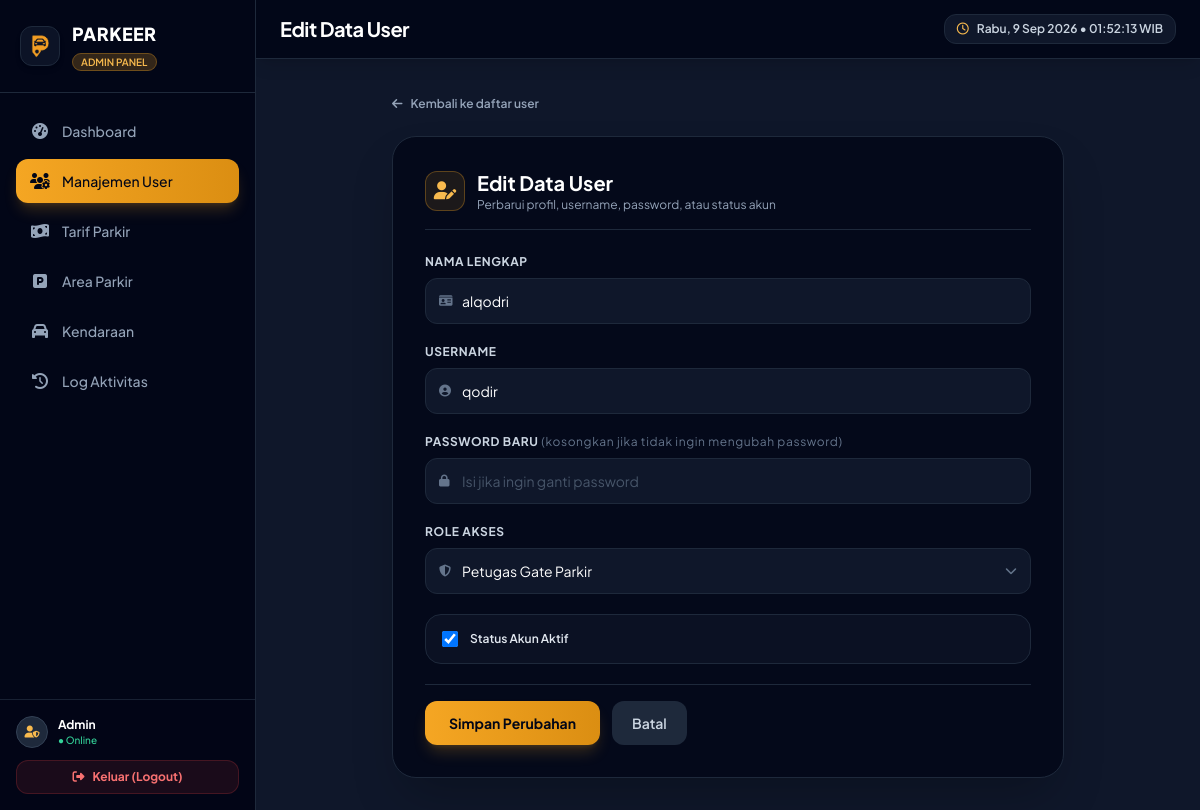
The page /admin/user/edit.php?id=6 (signed in) on the database its author committed.
### tables this page shows
CREATE TABLE `tb_user` (
  `id_user` int NOT NULL,
  `nama_lengkap` varchar(50) NOT NULL,
  `username` varchar(50) NOT NULL,
  `password` varchar(100) NOT NULL,
  `role` enum('admin','petugas','owner','') NOT NULL,
  `status_aktif` tinyint(1) NOT NULL DEFAULT '1'
);

### functions/user_functions.php (called while the page is built, shortened)
<?php
function getUserById(PDO $koneksi, int $id): array|false
{
    $stmt = $koneksi->prepare("SELECT * FROM tb_user WHERE id_user = :id");
    $stmt->execute([':id' => $id]);
    return $stmt->fetch();
}

### admin/user/edit.php (the view, shortened to what this page needs)
<?php
require_once __DIR__ . '/../../functions/user_functions.php';
$database = new Database();
$koneksi = $database->connect();
$id = (int) ($_GET['id'] ?? 0);
$user = getUserById($koneksi, $id);
require_once __DIR__ . '/../../includes/header_admin.php';
?>
<div class="max-w-2xl mx-auto">
    <div class="mb-6 flex items-center justify-between">
        <a href="index.php" class="inline-flex items-center gap-2 text-xs font-semibold text-slate-400 hover:text-white transition">
            <i class="fa-solid fa-arrow-left"></i> Kembali ke daftar user
        </a>
    </div>
    <div class="bg-slate-950/80 border border-slate-800 rounded-3xl p-6 sm:p-8 shadow-2xl">
        <div class="mb-6 pb-4 border-b border-slate-800 flex items-center gap-3">
            <div class="w-10 h-10 rounded-xl bg-brand-500/10 border border-brand-500/30 flex items-center justify-center text-brand-400 text-lg">
                <i class="fa-solid fa-user-pen"></i>
            </div>
            <div>
                <h2 class="text-xl font-bold text-white">Edit Data User</h2>
                <p class="text-xs text-slate-400">Perbarui profil, username, password, atau status akun</p>
            </div>
        </div>
        <form method="POST" class="space-y-5">
            <div>
                <label class="block text-xs font-bold uppercase tracking-wider text-slate-300 mb-2">Nama Lengkap</label>
                <div class="relative">
                    <div class="absolute inset-y-0 left-0 pl-3.5 flex items-center pointer-events-none text-slate-500">
                    </div>
                    <input type="text" name="nama_lengkap" value="<?= htmlspecialchars($user['nama_lengkap']) ?>" required
                           class="w-full bg-slate-900 border border-slate-800 text-white rounded-xl pl-9 pr-4 py-3 text-sm focus:outline-none focus:ring-2 focus:ring-brand-500 transition">
                </div>
            </div>
            <div>
                <label class="block text-xs font-bold uppercase tracking-wider text-slate-300 mb-2">Username</label>
                <div class="relative">
                    <div class="absolute inset-y-0 left-0 pl-3.5 flex items-center pointer-events-none text-slate-500">
                    </div>
                    <input type="text" name="username" value="<?= htmlspecialchars($user['username']) ?>" required
                           class="w-full bg-slate-900 border border-slate-800 text-white rounded-xl pl-9 pr-4 py-3 text-sm focus:outline-none focus:ring-2 focus:ring-brand-500 transition">
                </div>
            </div>
            <div>
                <label class="block text-xs font-bold uppercase tracking-wider text-slate-300 mb-2">
                    Password Baru <span class="text-slate-500 font-normal lowercase">(kosongkan jika tidak ingin mengubah password)</span>
                </label>
                <div class="relative">
                    <div class="absolute inset-y-0 left-0 pl-3.5 flex items-center pointer-events-none text-slate-500">
                    </div>
                    <input type="password" name="password" placeholder="Isi jika ingin ganti password"
                           class="w-full bg-slate-900 border border-slate-800 text-white rounded-xl pl-9 pr-4 py-3 text-sm placeholder:text-slate-600 focus:outline-none focus:ring-2 focus:ring-brand-500 transition">
                </div>
            </div>
            <div>
                <label class="block text-xs font-bold uppercase tracking-wider text-slate-300 mb-2">Role Akses</label>
                <div class="relative">
                    <div class="absolute inset-y-0 left-0 pl-3.5 flex items-center pointer-events-none text-slate-500">
                    </div>
                    <select name="role" class="w-full bg-slate-900 border border-slate-800 text-white rounded-xl pl-9 pr-4 py-3 text-sm focus:outline-none focus:ring-2 focus:ring-brand-500 transition appearance-none">
                        <?php foreach (['admin' => 'Admin System', 'petugas' => 'Petugas Gate Parkir', 'owner' => 'Owner (Laporan & Rekap)'] as $roleVal => $roleLabel): ?>
                            <option value="<?= $roleVal ?>" <?= $user['role'] === $roleVal ? 'selected' : '' ?>><?= $roleLabel ?></option>
                        <?php endforeach; ?>
                    </select>
                    <div class="absolute inset-y-0 right-0 pr-3.5 flex items-center pointer-events-none text-slate-500">
                    </div>
                </div>
            </div>
            <div class="flex items-center gap-3 p-4 rounded-2xl bg-slate-900/60 border border-slate-800">
                <input type="checkbox" name="status_aktif" id="status_aktif" <?= $user['status_aktif'] ? 'checked' : '' ?>
                       class="w-4 h-4 rounded bg-slate-950 border-slate-700 text-brand-500 focus:ring-brand-500">
                <label for="status_aktif" class="text-xs font-semibold text-slate-200 cursor-pointer">
                    Status Akun Aktif
                </label>
            </div>
            <div class="flex items-center gap-3 pt-4 border-t border-slate-800">
                <button type="submit" class="bg-gradient-to-r from-brand-500 to-brand-600 hover:from-brand-600 hover:to-brand-700 text-slate-950 font-bold px-6 py-3 rounded-xl text-sm transition shadow-lg shadow-brand-500/20">
                    Simpan Perubahan
                </button>
                <a href="index.php" class="bg-slate-800 hover:bg-slate-700 text-slate-300 font-semibold px-5 py-3 rounded-xl text-sm transition">
                    Batal
                </a>
            </div>
        </form>
    </div>
</div>
<?php require_once __DIR__ . '/../../includes/footer_admin.php'; ?>

### includes/header_admin.php (style rules this page uses)
body { font-family: 'Plus Jakarta Sans', sans-serif; }

### rows shown on the page
tb_user: nama_lengkap "alqodri", username "qodir", role "Petugas Gate Parkir", status_aktif "☑"

### other values the page prints
$item['label'] "Dashboard"
$item['label'] "Manajemen User"
$item['label'] "Tarif Parkir"
$item['label'] "Area Parkir"
$item['label'] "Kendaraan"
$item['label'] "Log Aktivitas"
$_SESSION['nama_lengkap'] "Admin"
$judulHalaman "Edit Data User"
